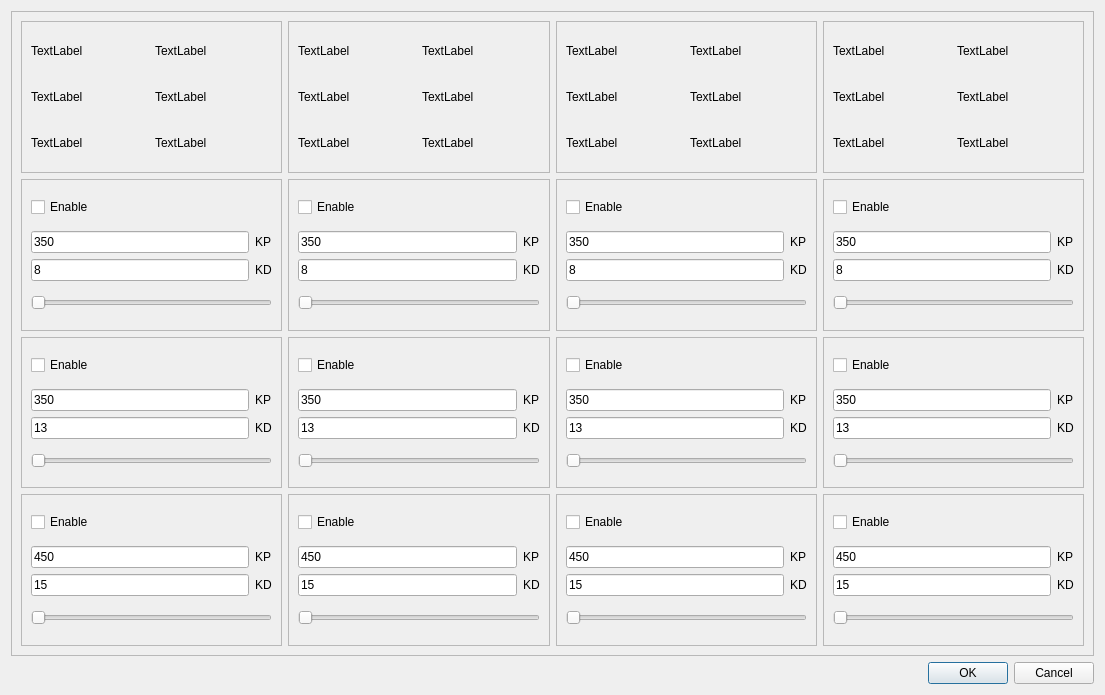
<?xml version="1.0" encoding="UTF-8"?>
<ui version="4.0">
 <class>MiniCheetahDebug</class>
 <widget class="QDialog" name="MiniCheetahDebug">
  <property name="geometry">
   <rect>
    <x>0</x>
    <y>0</y>
    <width>1105</width>
    <height>695</height>
   </rect>
  </property>
  <property name="windowTitle">
   <string>Dialog</string>
  </property>
  <layout class="QVBoxLayout" name="verticalLayout_16">
   <item>
    <widget class="QFrame" name="frame_5">
     <property name="frameShape">
      <enum>QFrame::StyledPanel</enum>
     </property>
     <property name="frameShadow">
      <enum>QFrame::Raised</enum>
     </property>
     <layout class="QGridLayout" name="gridLayout_9">
      <item row="0" column="1">
       <widget class="QFrame" name="frame_2">
        <property name="frameShape">
         <enum>QFrame::StyledPanel</enum>
        </property>
        <property name="frameShadow">
         <enum>QFrame::Raised</enum>
        </property>
        <layout class="QGridLayout" name="gridLayout_2">
         <item row="0" column="0">
          <widget class="QLabel" name="abad_2_pos">
           <property name="text">
            <string>TextLabel</string>
           </property>
          </widget>
         </item>
         <item row="0" column="1">
          <widget class="QLabel" name="abad_2_vel">
           <property name="text">
            <string>TextLabel</string>
           </property>
          </widget>
         </item>
         <item row="1" column="0">
          <widget class="QLabel" name="hip_2_pos">
           <property name="text">
            <string>TextLabel</string>
           </property>
          </widget>
         </item>
         <item row="1" column="1">
          <widget class="QLabel" name="hip_2_vel">
           <property name="text">
            <string>TextLabel</string>
           </property>
          </widget>
         </item>
         <item row="2" column="0">
          <widget class="QLabel" name="knee_2_pos">
           <property name="text">
            <string>TextLabel</string>
           </property>
          </widget>
         </item>
         <item row="2" column="1">
          <widget class="QLabel" name="knee_2_vel">
           <property name="text">
            <string>TextLabel</string>
           </property>
          </widget>
         </item>
        </layout>
       </widget>
      </item>
      <item row="0" column="3">
       <widget class="QFrame" name="frame_4">
        <property name="frameShape">
         <enum>QFrame::StyledPanel</enum>
        </property>
        <property name="frameShadow">
         <enum>QFrame::Raised</enum>
        </property>
        <layout class="QGridLayout" name="gridLayout_4">
         <item row="0" column="0">
          <widget class="QLabel" name="abad_4_pos">
           <property name="text">
            <string>TextLabel</string>
           </property>
          </widget>
         </item>
         <item row="0" column="1">
          <widget class="QLabel" name="abad_4_vel">
           <property name="text">
            <string>TextLabel</string>
           </property>
          </widget>
         </item>
         <item row="1" column="0">
          <widget class="QLabel" name="hip_4_pos">
           <property name="text">
            <string>TextLabel</string>
           </property>
          </widget>
         </item>
         <item row="1" column="1">
          <widget class="QLabel" name="hip_4_vel">
           <property name="text">
            <string>TextLabel</string>
           </property>
          </widget>
         </item>
         <item row="2" column="0">
          <widget class="QLabel" name="knee_4_pos">
           <property name="text">
            <string>TextLabel</string>
           </property>
          </widget>
         </item>
         <item row="2" column="1">
          <widget class="QLabel" name="knee_4_vel">
           <property name="text">
            <string>TextLabel</string>
           </property>
          </widget>
         </item>
        </layout>
       </widget>
      </item>
      <item row="1" column="2">
       <widget class="QFrame" name="frame_8">
        <property name="frameShape">
         <enum>QFrame::StyledPanel</enum>
        </property>
        <property name="frameShadow">
         <enum>QFrame::Raised</enum>
        </property>
        <layout class="QVBoxLayout" name="verticalLayout_6">
         <item>
          <widget class="QCheckBox" name="abad_3_enable">
           <property name="text">
            <string>Enable</string>
           </property>
          </widget>
         </item>
         <item>
          <layout class="QGridLayout" name="gridLayout_11">
           <item row="1" column="1">
            <widget class="QLabel" name="label_35">
             <property name="text">
              <string>KD</string>
             </property>
            </widget>
           </item>
           <item row="0" column="1">
            <widget class="QLabel" name="label_36">
             <property name="text">
              <string>KP</string>
             </property>
            </widget>
           </item>
           <item row="0" column="0">
            <widget class="QLineEdit" name="abad_3_kp">
             <property name="text">
              <string>350</string>
             </property>
            </widget>
           </item>
           <item row="1" column="0">
            <widget class="QLineEdit" name="abad_3_kd">
             <property name="text">
              <string>8</string>
             </property>
            </widget>
           </item>
          </layout>
         </item>
         <item>
          <widget class="QSlider" name="abad_3_qd">
           <property name="orientation">
            <enum>Qt::Horizontal</enum>
           </property>
          </widget>
         </item>
        </layout>
       </widget>
      </item>
      <item row="1" column="0">
       <widget class="QFrame" name="frame_6">
        <property name="frameShape">
         <enum>QFrame::StyledPanel</enum>
        </property>
        <property name="frameShadow">
         <enum>QFrame::Raised</enum>
        </property>
        <layout class="QVBoxLayout" name="verticalLayout">
         <item>
          <widget class="QCheckBox" name="abad_1_enable">
           <property name="text">
            <string>Enable</string>
           </property>
          </widget>
         </item>
         <item>
          <layout class="QGridLayout" name="gridLayout_5">
           <item row="1" column="1">
            <widget class="QLabel" name="label_26">
             <property name="text">
              <string>KD</string>
             </property>
            </widget>
           </item>
           <item row="0" column="1">
            <widget class="QLabel" name="label_25">
             <property name="text">
              <string>KP</string>
             </property>
            </widget>
           </item>
           <item row="0" column="0">
            <widget class="QLineEdit" name="abad_1_kp">
             <property name="text">
              <string>350</string>
             </property>
            </widget>
           </item>
           <item row="1" column="0">
            <widget class="QLineEdit" name="abad_1_kd">
             <property name="text">
              <string>8</string>
             </property>
            </widget>
           </item>
          </layout>
         </item>
         <item>
          <widget class="QSlider" name="abad_1_qd">
           <property name="orientation">
            <enum>Qt::Horizontal</enum>
           </property>
          </widget>
         </item>
        </layout>
       </widget>
      </item>
      <item row="0" column="2">
       <widget class="QFrame" name="frame_3">
        <property name="frameShape">
         <enum>QFrame::StyledPanel</enum>
        </property>
        <property name="frameShadow">
         <enum>QFrame::Raised</enum>
        </property>
        <layout class="QGridLayout" name="gridLayout_3">
         <item row="0" column="0">
          <widget class="QLabel" name="abad_3_pos">
           <property name="text">
            <string>TextLabel</string>
           </property>
          </widget>
         </item>
         <item row="0" column="1">
          <widget class="QLabel" name="abad_3_vel">
           <property name="text">
            <string>TextLabel</string>
           </property>
          </widget>
         </item>
         <item row="1" column="0">
          <widget class="QLabel" name="hip_3_pos">
           <property name="text">
            <string>TextLabel</string>
           </property>
          </widget>
         </item>
         <item row="1" column="1">
          <widget class="QLabel" name="hip_3_vel">
           <property name="text">
            <string>TextLabel</string>
           </property>
          </widget>
         </item>
         <item row="2" column="0">
          <widget class="QLabel" name="knee_3_pos">
           <property name="text">
            <string>TextLabel</string>
           </property>
          </widget>
         </item>
         <item row="2" column="1">
          <widget class="QLabel" name="knee_3_vel">
           <property name="text">
            <string>TextLabel</string>
           </property>
          </widget>
         </item>
        </layout>
       </widget>
      </item>
      <item row="1" column="1">
       <widget class="QFrame" name="frame_7">
        <property name="frameShape">
         <enum>QFrame::StyledPanel</enum>
        </property>
        <property name="frameShadow">
         <enum>QFrame::Raised</enum>
        </property>
        <layout class="QVBoxLayout" name="verticalLayout_5">
         <item>
          <widget class="QCheckBox" name="abad_2_enable">
           <property name="text">
            <string>Enable</string>
           </property>
          </widget>
         </item>
         <item>
          <layout class="QGridLayout" name="gridLayout_10">
           <item row="1" column="1">
            <widget class="QLabel" name="label_33">
             <property name="text">
              <string>KD</string>
             </property>
            </widget>
           </item>
           <item row="0" column="1">
            <widget class="QLabel" name="label_34">
             <property name="text">
              <string>KP</string>
             </property>
            </widget>
           </item>
           <item row="0" column="0">
            <widget class="QLineEdit" name="abad_2_kp">
             <property name="text">
              <string>350</string>
             </property>
            </widget>
           </item>
           <item row="1" column="0">
            <widget class="QLineEdit" name="abad_2_kd">
             <property name="text">
              <string>8</string>
             </property>
            </widget>
           </item>
          </layout>
         </item>
         <item>
          <widget class="QSlider" name="abad_2_qd">
           <property name="orientation">
            <enum>Qt::Horizontal</enum>
           </property>
          </widget>
         </item>
        </layout>
       </widget>
      </item>
      <item row="1" column="3">
       <widget class="QFrame" name="frame_9">
        <property name="frameShape">
         <enum>QFrame::StyledPanel</enum>
        </property>
        <property name="frameShadow">
         <enum>QFrame::Raised</enum>
        </property>
        <layout class="QVBoxLayout" name="verticalLayout_7">
         <item>
          <widget class="QCheckBox" name="abad_4_enable">
           <property name="text">
            <string>Enable</string>
           </property>
          </widget>
         </item>
         <item>
          <layout class="QGridLayout" name="gridLayout_12">
           <item row="1" column="1">
            <widget class="QLabel" name="label_37">
             <property name="text">
              <string>KD</string>
             </property>
            </widget>
           </item>
           <item row="0" column="1">
            <widget class="QLabel" name="label_38">
             <property name="text">
              <string>KP</string>
             </property>
            </widget>
           </item>
           <item row="0" column="0">
            <widget class="QLineEdit" name="abad_4_kp">
             <property name="text">
              <string>350</string>
             </property>
            </widget>
           </item>
           <item row="1" column="0">
            <widget class="QLineEdit" name="abad_4_kd">
             <property name="text">
              <string>8</string>
             </property>
            </widget>
           </item>
          </layout>
         </item>
         <item>
          <widget class="QSlider" name="abad_4_qd">
           <property name="orientation">
            <enum>Qt::Horizontal</enum>
           </property>
          </widget>
         </item>
        </layout>
       </widget>
      </item>
      <item row="0" column="0">
       <widget class="QFrame" name="frame">
        <property name="frameShape">
         <enum>QFrame::StyledPanel</enum>
        </property>
        <property name="frameShadow">
         <enum>QFrame::Raised</enum>
        </property>
        <layout class="QGridLayout" name="gridLayout">
         <item row="0" column="0">
          <widget class="QLabel" name="abad_1_pos">
           <property name="text">
            <string>TextLabel</string>
           </property>
          </widget>
         </item>
         <item row="0" column="1">
          <widget class="QLabel" name="abad_1_vel">
           <property name="text">
            <string>TextLabel</string>
           </property>
          </widget>
         </item>
         <item row="1" column="0">
          <widget class="QLabel" name="hip_1_pos">
           <property name="text">
            <string>TextLabel</string>
           </property>
          </widget>
         </item>
         <item row="1" column="1">
          <widget class="QLabel" name="hip_1_vel">
           <property name="text">
            <string>TextLabel</string>
           </property>
          </widget>
         </item>
         <item row="2" column="0">
          <widget class="QLabel" name="knee_1_pos">
           <property name="text">
            <string>TextLabel</string>
           </property>
          </widget>
         </item>
         <item row="2" column="1">
          <widget class="QLabel" name="knee_1_vel">
           <property name="text">
            <string>TextLabel</string>
           </property>
          </widget>
         </item>
        </layout>
       </widget>
      </item>
      <item row="2" column="0">
       <widget class="QFrame" name="frame_10">
        <property name="frameShape">
         <enum>QFrame::StyledPanel</enum>
        </property>
        <property name="frameShadow">
         <enum>QFrame::Raised</enum>
        </property>
        <layout class="QVBoxLayout" name="verticalLayout_8">
         <item>
          <widget class="QCheckBox" name="hip_1_enable">
           <property name="text">
            <string>Enable</string>
           </property>
          </widget>
         </item>
         <item>
          <layout class="QGridLayout" name="gridLayout_13">
           <item row="2" column="1">
            <widget class="QLabel" name="label_39">
             <property name="text">
              <string>KD</string>
             </property>
            </widget>
           </item>
           <item row="0" column="1">
            <widget class="QLabel" name="label_40">
             <property name="text">
              <string>KP</string>
             </property>
            </widget>
           </item>
           <item row="2" column="0">
            <widget class="QLineEdit" name="hip_1_kd">
             <property name="text">
              <string>13</string>
             </property>
            </widget>
           </item>
           <item row="0" column="0">
            <widget class="QLineEdit" name="hip_1_kp">
             <property name="text">
              <string>350</string>
             </property>
            </widget>
           </item>
          </layout>
         </item>
         <item>
          <widget class="QSlider" name="hip_1_qd">
           <property name="orientation">
            <enum>Qt::Horizontal</enum>
           </property>
          </widget>
         </item>
        </layout>
       </widget>
      </item>
      <item row="3" column="0">
       <widget class="QFrame" name="frame_11">
        <property name="frameShape">
         <enum>QFrame::StyledPanel</enum>
        </property>
        <property name="frameShadow">
         <enum>QFrame::Raised</enum>
        </property>
        <layout class="QVBoxLayout" name="verticalLayout_9">
         <item>
          <widget class="QCheckBox" name="knee_1_enable">
           <property name="text">
            <string>Enable</string>
           </property>
          </widget>
         </item>
         <item>
          <layout class="QGridLayout" name="gridLayout_14">
           <item row="1" column="1">
            <widget class="QLabel" name="label_41">
             <property name="text">
              <string>KD</string>
             </property>
            </widget>
           </item>
           <item row="0" column="1">
            <widget class="QLabel" name="label_42">
             <property name="text">
              <string>KP</string>
             </property>
            </widget>
           </item>
           <item row="0" column="0">
            <widget class="QLineEdit" name="knee_1_kp">
             <property name="text">
              <string>450</string>
             </property>
            </widget>
           </item>
           <item row="1" column="0">
            <widget class="QLineEdit" name="knee_1_kd">
             <property name="text">
              <string>15</string>
             </property>
            </widget>
           </item>
          </layout>
         </item>
         <item>
          <widget class="QSlider" name="knee_1_qd">
           <property name="orientation">
            <enum>Qt::Horizontal</enum>
           </property>
          </widget>
         </item>
        </layout>
       </widget>
      </item>
      <item row="2" column="1">
       <widget class="QFrame" name="frame_12">
        <property name="frameShape">
         <enum>QFrame::StyledPanel</enum>
        </property>
        <property name="frameShadow">
         <enum>QFrame::Raised</enum>
        </property>
        <layout class="QVBoxLayout" name="verticalLayout_10">
         <item>
          <widget class="QCheckBox" name="hip_2_enable">
           <property name="text">
            <string>Enable</string>
           </property>
          </widget>
         </item>
         <item>
          <layout class="QGridLayout" name="gridLayout_15">
           <item row="1" column="1">
            <widget class="QLabel" name="label_43">
             <property name="text">
              <string>KD</string>
             </property>
            </widget>
           </item>
           <item row="0" column="1">
            <widget class="QLabel" name="label_44">
             <property name="text">
              <string>KP</string>
             </property>
            </widget>
           </item>
           <item row="0" column="0">
            <widget class="QLineEdit" name="hip_2_kp">
             <property name="text">
              <string>350</string>
             </property>
            </widget>
           </item>
           <item row="1" column="0">
            <widget class="QLineEdit" name="hip_2_kd">
             <property name="text">
              <string>13</string>
             </property>
            </widget>
           </item>
          </layout>
         </item>
         <item>
          <widget class="QSlider" name="hip_2_qd">
           <property name="orientation">
            <enum>Qt::Horizontal</enum>
           </property>
          </widget>
         </item>
        </layout>
       </widget>
      </item>
      <item row="3" column="1">
       <widget class="QFrame" name="frame_13">
        <property name="frameShape">
         <enum>QFrame::StyledPanel</enum>
        </property>
        <property name="frameShadow">
         <enum>QFrame::Raised</enum>
        </property>
        <layout class="QVBoxLayout" name="verticalLayout_11">
         <item>
          <widget class="QCheckBox" name="knee_2_enable">
           <property name="text">
            <string>Enable</string>
           </property>
          </widget>
         </item>
         <item>
          <layout class="QGridLayout" name="gridLayout_16">
           <item row="2" column="1">
            <widget class="QLabel" name="label_45">
             <property name="text">
              <string>KD</string>
             </property>
            </widget>
           </item>
           <item row="0" column="1">
            <widget class="QLabel" name="label_46">
             <property name="text">
              <string>KP</string>
             </property>
            </widget>
           </item>
           <item row="2" column="0">
            <widget class="QLineEdit" name="knee_2_kd">
             <property name="text">
              <string>15</string>
             </property>
            </widget>
           </item>
           <item row="0" column="0">
            <widget class="QLineEdit" name="knee_2_kp">
             <property name="text">
              <string>450</string>
             </property>
            </widget>
           </item>
          </layout>
         </item>
         <item>
          <widget class="QSlider" name="knee_2_qd">
           <property name="orientation">
            <enum>Qt::Horizontal</enum>
           </property>
          </widget>
         </item>
        </layout>
       </widget>
      </item>
      <item row="2" column="2">
       <widget class="QFrame" name="frame_14">
        <property name="frameShape">
         <enum>QFrame::StyledPanel</enum>
        </property>
        <property name="frameShadow">
         <enum>QFrame::Raised</enum>
        </property>
        <layout class="QVBoxLayout" name="verticalLayout_12">
         <item>
          <widget class="QCheckBox" name="hip_3_enable">
           <property name="text">
            <string>Enable</string>
           </property>
          </widget>
         </item>
         <item>
          <layout class="QGridLayout" name="gridLayout_17">
           <item row="1" column="1">
            <widget class="QLabel" name="label_47">
             <property name="text">
              <string>KD</string>
             </property>
            </widget>
           </item>
           <item row="0" column="1">
            <widget class="QLabel" name="label_48">
             <property name="text">
              <string>KP</string>
             </property>
            </widget>
           </item>
           <item row="0" column="0">
            <widget class="QLineEdit" name="hip_3_kp">
             <property name="text">
              <string>350</string>
             </property>
            </widget>
           </item>
           <item row="1" column="0">
            <widget class="QLineEdit" name="hip_3_kd">
             <property name="text">
              <string>13</string>
             </property>
            </widget>
           </item>
          </layout>
         </item>
         <item>
          <widget class="QSlider" name="hip_3_qd">
           <property name="orientation">
            <enum>Qt::Horizontal</enum>
           </property>
          </widget>
         </item>
        </layout>
       </widget>
      </item>
      <item row="3" column="2">
       <widget class="QFrame" name="frame_15">
        <property name="frameShape">
         <enum>QFrame::StyledPanel</enum>
        </property>
        <property name="frameShadow">
         <enum>QFrame::Raised</enum>
        </property>
        <layout class="QVBoxLayout" name="verticalLayout_13">
         <item>
          <widget class="QCheckBox" name="knee_3_enable">
           <property name="text">
            <string>Enable</string>
           </property>
          </widget>
         </item>
         <item>
          <layout class="QGridLayout" name="gridLayout_18">
           <item row="1" column="1">
            <widget class="QLabel" name="label_49">
             <property name="text">
              <string>KD</string>
             </property>
            </widget>
           </item>
           <item row="0" column="1">
            <widget class="QLabel" name="label_50">
             <property name="text">
              <string>KP</string>
             </property>
            </widget>
           </item>
           <item row="0" column="0">
            <widget class="QLineEdit" name="knee_3_kp">
             <property name="text">
              <string>450</string>
             </property>
            </widget>
           </item>
           <item row="1" column="0">
            <widget class="QLineEdit" name="knee_3_kd">
             <property name="text">
              <string>15</string>
             </property>
            </widget>
           </item>
          </layout>
         </item>
         <item>
          <widget class="QSlider" name="knee_3_qd">
           <property name="orientation">
            <enum>Qt::Horizontal</enum>
           </property>
          </widget>
         </item>
        </layout>
       </widget>
      </item>
      <item row="2" column="3">
       <widget class="QFrame" name="frame_16">
        <property name="frameShape">
         <enum>QFrame::StyledPanel</enum>
        </property>
        <property name="frameShadow">
         <enum>QFrame::Raised</enum>
        </property>
        <layout class="QVBoxLayout" name="verticalLayout_14">
         <item>
          <widget class="QCheckBox" name="hip_4_enable">
           <property name="text">
            <string>Enable</string>
           </property>
          </widget>
         </item>
         <item>
          <layout class="QGridLayout" name="gridLayout_19">
           <item row="1" column="1">
            <widget class="QLabel" name="label_51">
             <property name="text">
              <string>KD</string>
             </property>
            </widget>
           </item>
           <item row="0" column="1">
            <widget class="QLabel" name="label_52">
             <property name="text">
              <string>KP</string>
             </property>
            </widget>
           </item>
           <item row="0" column="0">
            <widget class="QLineEdit" name="hip_4_kp">
             <property name="text">
              <string>350</string>
             </property>
            </widget>
           </item>
           <item row="1" column="0">
            <widget class="QLineEdit" name="hip_4_kd">
             <property name="text">
              <string>13</string>
             </property>
            </widget>
           </item>
          </layout>
         </item>
         <item>
          <widget class="QSlider" name="hip_4_qd">
           <property name="orientation">
            <enum>Qt::Horizontal</enum>
           </property>
          </widget>
         </item>
        </layout>
       </widget>
      </item>
      <item row="3" column="3">
       <widget class="QFrame" name="frame_17">
        <property name="frameShape">
         <enum>QFrame::StyledPanel</enum>
        </property>
        <property name="frameShadow">
         <enum>QFrame::Raised</enum>
        </property>
        <layout class="QVBoxLayout" name="verticalLayout_15">
         <item>
          <widget class="QCheckBox" name="knee_4_enable">
           <property name="text">
            <string>Enable</string>
           </property>
          </widget>
         </item>
         <item>
          <layout class="QGridLayout" name="gridLayout_20">
           <item row="1" column="1">
            <widget class="QLabel" name="label_53">
             <property name="text">
              <string>KD</string>
             </property>
            </widget>
           </item>
           <item row="0" column="1">
            <widget class="QLabel" name="label_54">
             <property name="text">
              <string>KP</string>
             </property>
            </widget>
           </item>
           <item row="0" column="0">
            <widget class="QLineEdit" name="knee_4_kp">
             <property name="text">
              <string>450</string>
             </property>
            </widget>
           </item>
           <item row="1" column="0">
            <widget class="QLineEdit" name="knee_4_kd">
             <property name="text">
              <string>15</string>
             </property>
            </widget>
           </item>
          </layout>
         </item>
         <item>
          <widget class="QSlider" name="knee_4_qd">
           <property name="orientation">
            <enum>Qt::Horizontal</enum>
           </property>
          </widget>
         </item>
        </layout>
       </widget>
      </item>
     </layout>
    </widget>
   </item>
   <item>
    <widget class="QDialogButtonBox" name="buttonBox">
     <property name="orientation">
      <enum>Qt::Horizontal</enum>
     </property>
     <property name="standardButtons">
      <set>QDialogButtonBox::Cancel|QDialogButtonBox::Ok</set>
     </property>
    </widget>
   </item>
  </layout>
 </widget>
 <resources/>
 <connections>
  <connection>
   <sender>buttonBox</sender>
   <signal>accepted()</signal>
   <receiver>MiniCheetahDebug</receiver>
   <slot>accept()</slot>
   <hints>
    <hint type="sourcelabel">
     <x>248</x>
     <y>254</y>
    </hint>
    <hint type="destinationlabel">
     <x>157</x>
     <y>274</y>
    </hint>
   </hints>
  </connection>
  <connection>
   <sender>buttonBox</sender>
   <signal>rejected()</signal>
   <receiver>MiniCheetahDebug</receiver>
   <slot>reject()</slot>
   <hints>
    <hint type="sourcelabel">
     <x>316</x>
     <y>260</y>
    </hint>
    <hint type="destinationlabel">
     <x>286</x>
     <y>274</y>
    </hint>
   </hints>
  </connection>
 </connections>
</ui>
